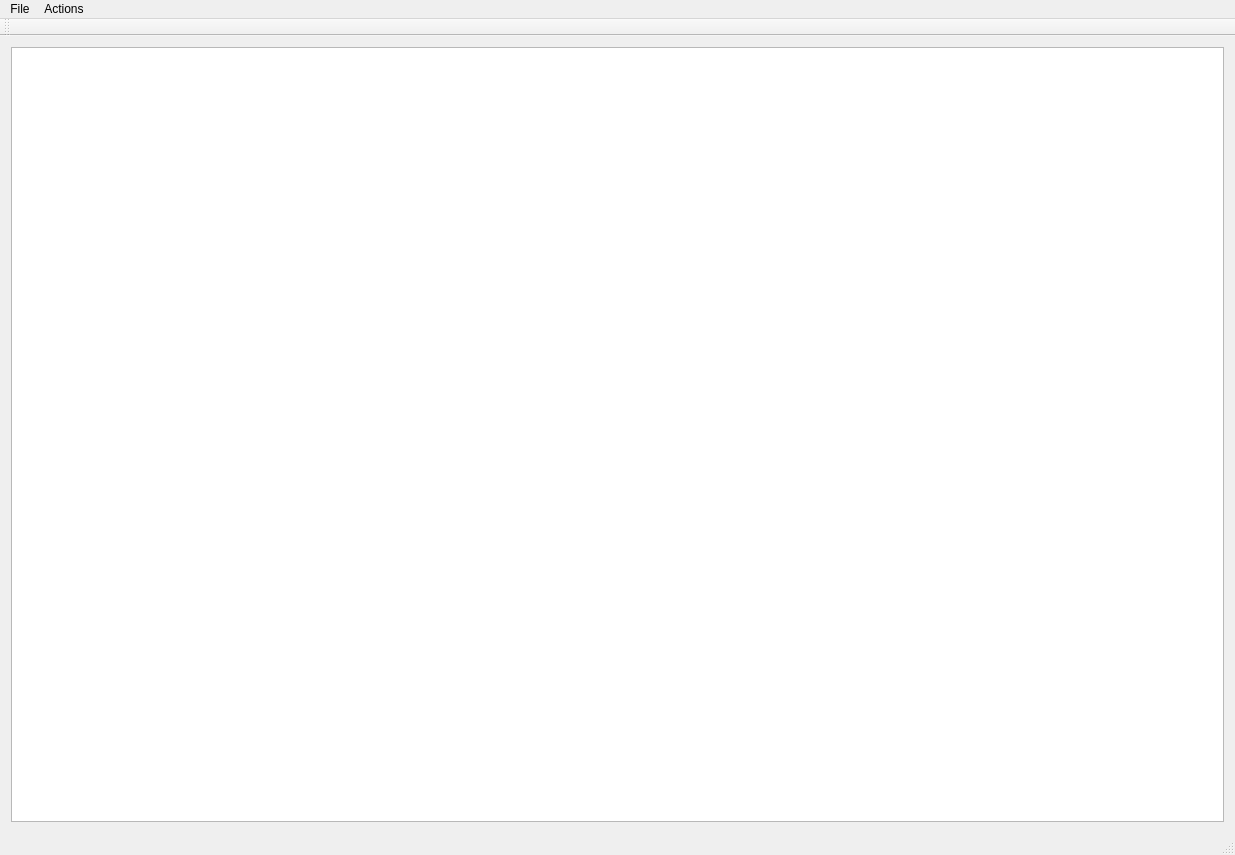
<?xml version="1.0" encoding="UTF-8"?>
<ui version="4.0">
 <class>MainWindow</class>
 <widget class="QMainWindow" name="MainWindow">
  <property name="geometry">
   <rect>
    <x>0</x>
    <y>0</y>
    <width>1235</width>
    <height>855</height>
   </rect>
  </property>
  <property name="windowTitle">
   <string>MainWindow</string>
  </property>
  <widget class="QWidget" name="centralWidget">
   <layout class="QGridLayout" name="gridLayout">
    <item row="0" column="0">
     <widget class="QGraphView" name="canvas"/>
    </item>
   </layout>
  </widget>
  <widget class="QMenuBar" name="menuBar">
   <property name="geometry">
    <rect>
     <x>0</x>
     <y>0</y>
     <width>1235</width>
     <height>22</height>
    </rect>
   </property>
   <widget class="QMenu" name="menuFile">
    <property name="title">
     <string>File</string>
    </property>
    <addaction name="actionOpen"/>
   </widget>
   <widget class="QMenu" name="menuActions">
    <property name="title">
     <string>Actions</string>
    </property>
    <addaction name="actionContract"/>
   </widget>
   <addaction name="menuFile"/>
   <addaction name="menuActions"/>
  </widget>
  <widget class="QToolBar" name="mainToolBar">
   <attribute name="toolBarArea">
    <enum>TopToolBarArea</enum>
   </attribute>
   <attribute name="toolBarBreak">
    <bool>false</bool>
   </attribute>
  </widget>
  <widget class="QStatusBar" name="statusBar"/>
  <action name="actionContract">
   <property name="text">
    <string>Contract</string>
   </property>
   <property name="shortcut">
    <string>Ctrl+C</string>
   </property>
  </action>
  <action name="actionOpen">
   <property name="text">
    <string>Open</string>
   </property>
   <property name="toolTip">
    <string>Open file</string>
   </property>
   <property name="shortcut">
    <string>Ctrl+O</string>
   </property>
  </action>
 </widget>
 <layoutdefault spacing="6" margin="11"/>
 <customwidgets>
  <customwidget>
   <class>QGraphView</class>
   <extends>QGraphicsView</extends>
   <header>widgets/qgraphview.h</header>
  </customwidget>
 </customwidgets>
 <resources/>
 <connections/>
</ui>
